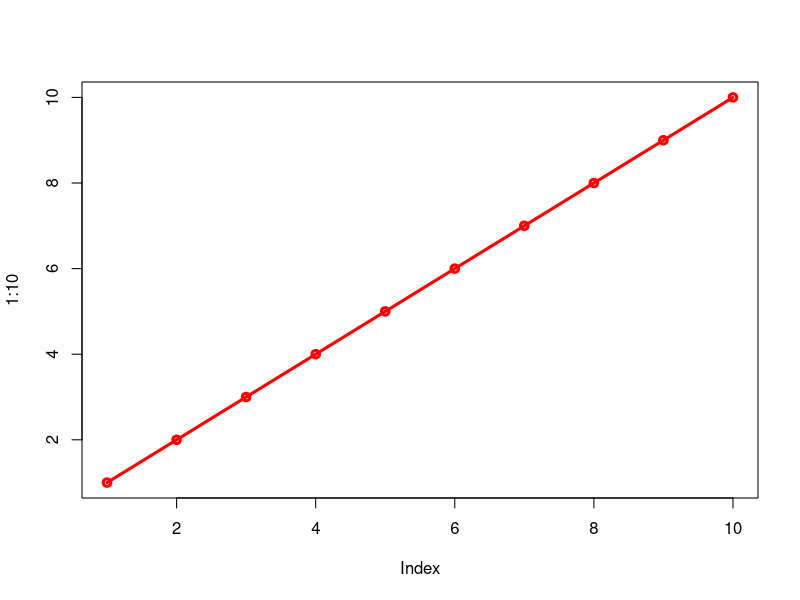
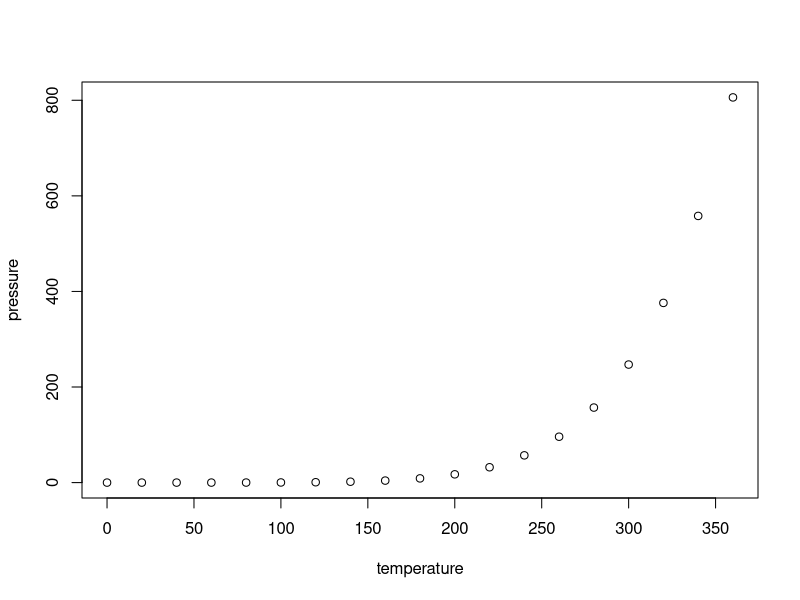

Write the R code that produced these figures, in order.
## ---- chunk 1
knitr::opts_chunk$set(echo = TRUE)
## ---- chunk 2
plot(1:10, typ="o", col="red",lwd=3)
## ---- chunk 3
summary(cars)
## ---- chunk 4
plot(pressure)
